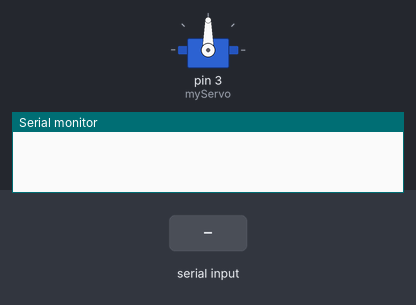
This sketch was run on a simulated Arduino Uno, built with avr-gcc and run on an emulated ATmega328P. Parts: servo, the last lines printed to the serial monitor. The test bench sets the inputs (shaded band).

Above: at 1.2 s.
1.3 s: "90,45\n" received over Serial
At 3.5 s:
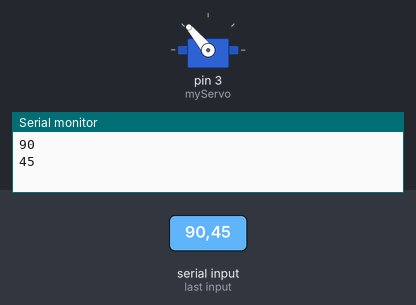
4.3 s: "30,150\n" received over Serial
At 6.5 s:
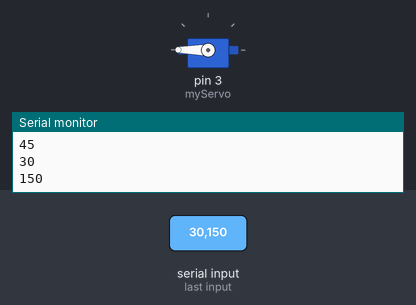
6.8 s: "90\n" received over Serial
At 9.2 s:
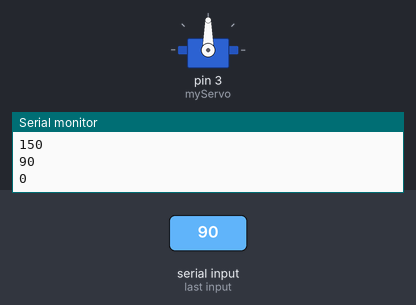
9.8 s: "200\n" received over Serial
At 11.2 s:
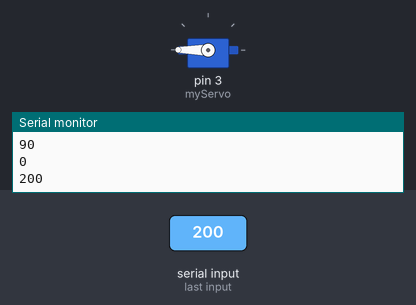
Timing chart, 0 to 13.3 s (numbered marks = the images above; inputs shaded):
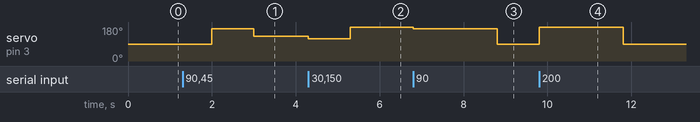

Measured:
- after the input at 1.3 s, servo on pin 3 (myServo): 90° → 171° after 0.70 s, → 130° 1.0 s later
- after the input at 4.3 s, servo on pin 3 (myServo): 130° → 117° at once, → 180° 1.0 s later
- after the input at 6.8 s, servo on pin 3 (myServo): 180° → 171° at once, → 90° 2.0 s later
- after the input at 9.8 s, servo on pin 3 (myServo): 90° → 180° at once, → 90° 2.0 s later

The sketch:

vex_motor_test.ino
```cpp
#include <Servo.h>

Servo myServo;
int input = 0;

void setup() {
  // put your setup code here, to run once:
  myServo.attach (3);
  Serial.begin(9600);
}

/*ANNOTATIONS:
 * 0 is clockwise
 * 180 is counter clockwise
 * 90 is 0
 */

void loop() {
  // put your main code here, to run repeatedly:
  if (Serial.available() > 0) {
    input = Serial.parseInt();
    myServo.write(writeScaled(input));
    Serial.println(input);
    delay (1000);
  } else {
  myServo.write(writeScaled(input));
  delay(1000);
  }
}

//takes in servo value from -100 to 100 and maps to 0 to 180
int writeScaled (int servoValue){
  return map(servoValue, -100, 100, 0, 180);
}
```
